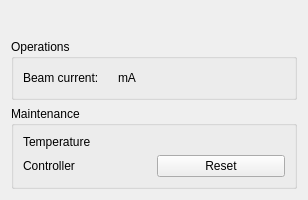
<?xml version="1.0" encoding="UTF-8"?>
<ui version="4.0">
 <class>Form</class>
 <widget class="QWidget" name="Form">
  <property name="geometry">
   <rect>
    <x>0</x>
    <y>0</y>
    <width>308</width>
    <height>200</height>
   </rect>
  </property>
  <property name="windowTitle">
   <string>User level demonstration</string>
  </property>
  <layout class="QVBoxLayout" name="verticalLayout">
   <item>
    <widget class="QELogin" name="qelogin"/>
   </item>
   <item>
    <widget class="QEGroupBox" name="qegroupbox_2">
     <property name="title">
      <string>Operations</string>
     </property>
     <layout class="QGridLayout" name="gridLayout_2">
      <item row="0" column="1">
       <widget class="QESubstitutedLabel" name="qesubstitutedlabel_3">
        <property name="text">
         <string>Beam current:</string>
        </property>
        <property name="scaledContents">
         <bool>false</bool>
        </property>
       </widget>
      </item>
      <item row="0" column="2">
       <widget class="QELabel" name="qelabel_2">
        <property name="variable" stdset="0">
         <string>OOE:ai</string>
        </property>
        <property name="userLevelUserStyle" stdset="0">
         <string>font-size: 36px</string>
        </property>
       </widget>
      </item>
      <item row="0" column="3">
       <widget class="QESubstitutedLabel" name="qesubstitutedlabel_4">
        <property name="text">
         <string>mA</string>
        </property>
        <property name="scaledContents">
         <bool>false</bool>
        </property>
       </widget>
      </item>
      <item row="0" column="4">
       <spacer name="horizontalSpacer">
        <property name="orientation">
         <enum>Qt::Horizontal</enum>
        </property>
        <property name="sizeHint" stdset="0">
         <size>
          <width>40</width>
          <height>20</height>
         </size>
        </property>
       </spacer>
      </item>
     </layout>
    </widget>
   </item>
   <item>
    <widget class="QEGroupBox" name="qegroupbox">
     <property name="title">
      <string>Maintenance</string>
     </property>
     <property name="userLevelVisibility" stdset="0">
      <enum>QEGroupBox::Scientist</enum>
     </property>
     <layout class="QGridLayout" name="gridLayout">
      <item row="0" column="0">
       <widget class="QLabel" name="label">
        <property name="text">
         <string>Temperature</string>
        </property>
       </widget>
      </item>
      <item row="0" column="1">
       <widget class="QEAnalogProgressBar" name="qeanalogprogressbar">
        <property name="showText">
         <bool>false</bool>
        </property>
        <property name="variable" stdset="0">
         <string>OOE:ai</string>
        </property>
       </widget>
      </item>
      <item row="1" column="1">
       <widget class="QEPushButton" name="qepushbutton">
        <property name="text">
         <string>Reset</string>
        </property>
        <property name="userLevelEnabled" stdset="0">
         <enum>QEPushButton::Engineer</enum>
        </property>
       </widget>
      </item>
      <item row="1" column="0">
       <widget class="QLabel" name="label_2">
        <property name="text">
         <string>Controller</string>
        </property>
       </widget>
      </item>
     </layout>
    </widget>
   </item>
  </layout>
 </widget>
 <customwidgets>
  <customwidget>
   <class>QEAnalogProgressBar</class>
   <extends>QEAnalogIndicator</extends>
   <header>QEAnalogProgressBar.h</header>
  </customwidget>
  <customwidget>
   <class>QELabel</class>
   <extends>QLabel</extends>
   <header>QELabel.h</header>
  </customwidget>
  <customwidget>
   <class>QELogin</class>
   <extends>QWidget</extends>
   <header>QELoginManager.h</header>
  </customwidget>
  <customwidget>
   <class>QESubstitutedLabel</class>
   <extends>QLabel</extends>
   <header>QESubstitutedLabel.h</header>
  </customwidget>
  <customwidget>
   <class>QEPushButton</class>
   <extends>QPushButton</extends>
   <header>QEPushButton.h</header>
  </customwidget>
  <customwidget>
   <class>QEAnalogIndicator</class>
   <extends>QWidget</extends>
   <header>QEAnalogIndicator.h</header>
  </customwidget>
  <customwidget>
   <class>QEGroupBox</class>
   <extends>QGroupBox</extends>
   <header>QEGroupBox.h</header>
   <container>1</container>
  </customwidget>
 </customwidgets>
 <resources/>
 <connections/>
</ui>
